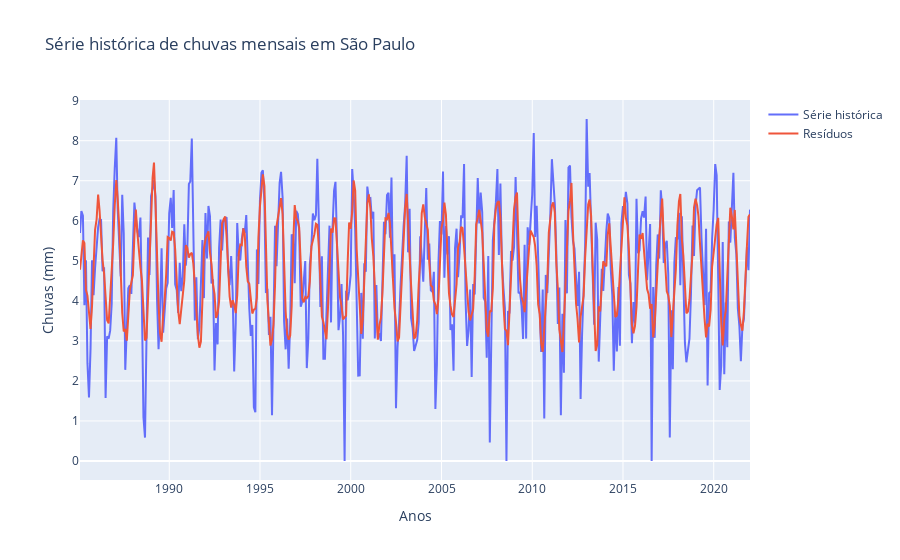

Here is the notebook cell this chart was saved with:
### Markdown cell above
Como todos os pontos de ambos os gráficos estão muito próximos do intervalo de confiança, concluímos que os resídios **não possuem autocorrelação**

### Code cell
fig = go.Figure()
_ = serie_n-residuos
fig.add_trace(go.Scatter(x=serie_n.index, y=serie_n.values,
                    mode='lines',
                    name='Série histórica'))
fig.add_trace(go.Scatter(x=serie_n.index, y=_,
                    mode='lines',
                    name='Resíduos'))
fig.update_layout(title='Série histórica de chuvas mensais em São Paulo',
                    xaxis_title='Anos',
                    yaxis_title='Chuvas (mm)')
fig.show()

### Figure 1 — Plotly figure (JSON) as saved in the notebook; plotly's stock layout.template omitted (floating-point values rounded to 4 significant figures; data arrays with more than 128 entries replaced by an {"elided": "..."} marker saying what was removed)
{"data": [{"mode": "lines", "name": "Série histórica", "type": "scatter", "x": {"elided": "444 str values"}, "y": {"elided": "444 float values"}}, {"mode": "lines", "name": "Resíduos", "type": "scatter", "x": {"elided": "444 str values"}, "y": {"elided": "444 float values"}}], "layout": {"title": {"text": "Série histórica de chuvas mensais em São Paulo"}, "xaxis": {"title": {"text": "Anos"}}, "yaxis": {"title": {"text": "Chuvas (mm)"}}}}
